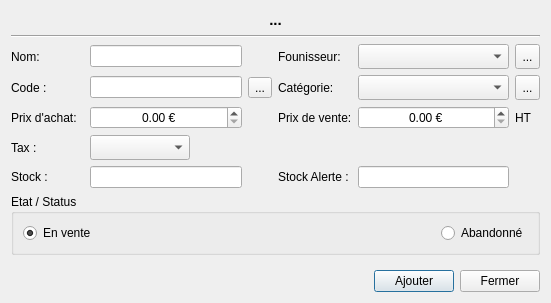
<?xml version="1.0" encoding="UTF-8"?>
<ui version="4.0">
 <class>DialogProduct</class>
 <widget class="QDialog" name="DialogProduct">
  <property name="geometry">
   <rect>
    <x>0</x>
    <y>0</y>
    <width>551</width>
    <height>303</height>
   </rect>
  </property>
  <property name="minimumSize">
   <size>
    <width>0</width>
    <height>0</height>
   </size>
  </property>
  <property name="windowTitle">
   <string>Produit</string>
  </property>
  <property name="windowIcon">
   <iconset resource="../ressources.qrc">
    <normaloff>:/app/products</normaloff>:/app/products</iconset>
  </property>
  <layout class="QVBoxLayout" name="verticalLayout_2">
   <item>
    <layout class="QVBoxLayout" name="verticalLayout">
     <item>
      <widget class="QLabel" name="labelTitle">
       <property name="font">
        <font>
         <pointsize>11</pointsize>
         <weight>75</weight>
         <bold>true</bold>
        </font>
       </property>
       <property name="text">
        <string>...</string>
       </property>
       <property name="alignment">
        <set>Qt::AlignCenter</set>
       </property>
       <property name="margin">
        <number>0</number>
       </property>
      </widget>
     </item>
     <item>
      <widget class="Line" name="line">
       <property name="orientation">
        <enum>Qt::Horizontal</enum>
       </property>
      </widget>
     </item>
     <item>
      <layout class="QGridLayout" name="gridLayout">
       <item row="1" column="6">
        <widget class="QToolButton" name="toolButton_editCategorie">
         <property name="minimumSize">
          <size>
           <width>25</width>
           <height>25</height>
          </size>
         </property>
         <property name="toolTip">
          <string>Editer les catégories</string>
         </property>
         <property name="text">
          <string>...</string>
         </property>
         <property name="icon">
          <iconset resource="../ressources.qrc">
           <normaloff>:/app/Edit</normaloff>:/app/Edit</iconset>
         </property>
        </widget>
       </item>
       <item row="2" column="4">
        <widget class="QLabel" name="label_3">
         <property name="text">
          <string>Prix de vente:</string>
         </property>
        </widget>
       </item>
       <item row="0" column="6">
        <widget class="QToolButton" name="toolButton_editProvider">
         <property name="minimumSize">
          <size>
           <width>25</width>
           <height>25</height>
          </size>
         </property>
         <property name="toolTip">
          <string>Editer les fournisseurs</string>
         </property>
         <property name="text">
          <string>...</string>
         </property>
         <property name="icon">
          <iconset resource="../ressources.qrc">
           <normaloff>:/app/Edit</normaloff>:/app/Edit</iconset>
         </property>
        </widget>
       </item>
       <item row="4" column="4">
        <widget class="QLabel" name="label_6">
         <property name="text">
          <string>Stock Alerte :</string>
         </property>
        </widget>
       </item>
       <item row="0" column="4">
        <widget class="QLabel" name="label_2">
         <property name="text">
          <string>Founisseur: </string>
         </property>
        </widget>
       </item>
       <item row="3" column="1">
        <widget class="QLabel" name="label_titletax">
         <property name="text">
          <string>Tax :</string>
         </property>
        </widget>
       </item>
       <item row="0" column="5">
        <widget class="QComboBox" name="comboBox_providers">
         <property name="minimumSize">
          <size>
           <width>100</width>
           <height>25</height>
          </size>
         </property>
         <property name="maximumSize">
          <size>
           <width>16777215</width>
           <height>16777215</height>
          </size>
         </property>
        </widget>
       </item>
       <item row="2" column="1">
        <widget class="QLabel" name="label_7">
         <property name="text">
          <string>Prix d'achat:  </string>
         </property>
        </widget>
       </item>
       <item row="3" column="2">
        <widget class="QComboBox" name="comboBox_tax">
         <property name="minimumSize">
          <size>
           <width>100</width>
           <height>25</height>
          </size>
         </property>
         <property name="maximumSize">
          <size>
           <width>100</width>
           <height>16777215</height>
          </size>
         </property>
        </widget>
       </item>
       <item row="2" column="6">
        <widget class="QLabel" name="label_tax">
         <property name="text">
          <string>HT</string>
         </property>
        </widget>
       </item>
       <item row="4" column="2">
        <widget class="QLineEdit" name="lineEdit_stock">
         <property name="minimumSize">
          <size>
           <width>100</width>
           <height>0</height>
          </size>
         </property>
         <property name="maximumSize">
          <size>
           <width>16777215</width>
           <height>16777215</height>
          </size>
         </property>
         <property name="inputMask">
          <string/>
         </property>
         <property name="text">
          <string/>
         </property>
         <property name="maxLength">
          <number>5</number>
         </property>
         <property name="alignment">
          <set>Qt::AlignCenter</set>
         </property>
        </widget>
       </item>
       <item row="1" column="2">
        <widget class="QLineEdit" name="lineEdit_code">
         <property name="minimumSize">
          <size>
           <width>100</width>
           <height>0</height>
          </size>
         </property>
         <property name="maximumSize">
          <size>
           <width>16777215</width>
           <height>16777215</height>
          </size>
         </property>
         <property name="maxLength">
          <number>64</number>
         </property>
        </widget>
       </item>
       <item row="0" column="1">
        <widget class="QLabel" name="label_9">
         <property name="text">
          <string>Nom: </string>
         </property>
        </widget>
       </item>
       <item row="2" column="5">
        <widget class="QDoubleSpinBox" name="doubleSpinBox_price">
         <property name="alignment">
          <set>Qt::AlignCenter</set>
         </property>
         <property name="suffix">
          <string> €</string>
         </property>
         <property name="maximum">
          <double>999999.000000000000000</double>
         </property>
        </widget>
       </item>
       <item row="2" column="2">
        <widget class="QDoubleSpinBox" name="doubleSpinBox_buyingPrice">
         <property name="alignment">
          <set>Qt::AlignCenter</set>
         </property>
         <property name="suffix">
          <string> €</string>
         </property>
         <property name="maximum">
          <double>999999.000000000000000</double>
         </property>
        </widget>
       </item>
       <item row="0" column="2">
        <widget class="QLineEdit" name="lineEdit_description">
         <property name="minimumSize">
          <size>
           <width>100</width>
           <height>0</height>
          </size>
         </property>
         <property name="maximumSize">
          <size>
           <width>16777215</width>
           <height>16777215</height>
          </size>
         </property>
         <property name="maxLength">
          <number>256</number>
         </property>
        </widget>
       </item>
       <item row="1" column="5">
        <widget class="QComboBox" name="comboBox_categories">
         <property name="minimumSize">
          <size>
           <width>100</width>
           <height>25</height>
          </size>
         </property>
         <property name="maximumSize">
          <size>
           <width>16777215</width>
           <height>16777215</height>
          </size>
         </property>
        </widget>
       </item>
       <item row="4" column="5">
        <widget class="QLineEdit" name="lineEdit_stockAlert">
         <property name="minimumSize">
          <size>
           <width>100</width>
           <height>0</height>
          </size>
         </property>
         <property name="maximumSize">
          <size>
           <width>16777215</width>
           <height>16777215</height>
          </size>
         </property>
         <property name="inputMask">
          <string/>
         </property>
         <property name="text">
          <string/>
         </property>
         <property name="maxLength">
          <number>5</number>
         </property>
         <property name="alignment">
          <set>Qt::AlignCenter</set>
         </property>
        </widget>
       </item>
       <item row="1" column="4">
        <widget class="QLabel" name="label_8">
         <property name="text">
          <string>Catégorie: </string>
         </property>
        </widget>
       </item>
       <item row="4" column="1">
        <widget class="QLabel" name="label_5">
         <property name="text">
          <string>Stock :</string>
         </property>
        </widget>
       </item>
       <item row="1" column="1">
        <widget class="QLabel" name="label">
         <property name="text">
          <string>Code :</string>
         </property>
        </widget>
       </item>
       <item row="1" column="3">
        <widget class="QToolButton" name="toolButton_autoCode">
         <property name="toolTip">
          <string>Générer un code</string>
         </property>
         <property name="text">
          <string>...</string>
         </property>
         <property name="icon">
          <iconset resource="../ressources.qrc">
           <normaloff>:/app/config</normaloff>:/app/config</iconset>
         </property>
        </widget>
       </item>
      </layout>
     </item>
     <item>
      <widget class="QGroupBox" name="groupBox">
       <property name="title">
        <string>Etat / Status</string>
       </property>
       <layout class="QHBoxLayout" name="horizontalLayout_3">
        <item>
         <layout class="QHBoxLayout" name="horizontalLayout">
          <item>
           <widget class="QRadioButton" name="radioButton_OK">
            <property name="text">
             <string>En vente</string>
            </property>
            <property name="icon">
             <iconset resource="../ressources.qrc">
              <normaloff>:/app/On</normaloff>:/app/On</iconset>
            </property>
            <property name="checked">
             <bool>true</bool>
            </property>
           </widget>
          </item>
          <item>
           <spacer name="horizontalSpacer">
            <property name="orientation">
             <enum>Qt::Horizontal</enum>
            </property>
            <property name="sizeHint" stdset="0">
             <size>
              <width>40</width>
              <height>20</height>
             </size>
            </property>
           </spacer>
          </item>
          <item>
           <widget class="QRadioButton" name="radioButton_Discontinued">
            <property name="text">
             <string>Abandonné</string>
            </property>
            <property name="icon">
             <iconset resource="../ressources.qrc">
              <normaloff>:/app/quit</normaloff>:/app/quit</iconset>
            </property>
           </widget>
          </item>
         </layout>
        </item>
       </layout>
      </widget>
     </item>
    </layout>
   </item>
   <item>
    <spacer name="verticalSpacer">
     <property name="orientation">
      <enum>Qt::Vertical</enum>
     </property>
     <property name="sizeHint" stdset="0">
      <size>
       <width>20</width>
       <height>40</height>
      </size>
     </property>
    </spacer>
   </item>
   <item>
    <layout class="QHBoxLayout" name="horizontalLayout_2">
     <item>
      <spacer name="horizontalSpacer_2">
       <property name="orientation">
        <enum>Qt::Horizontal</enum>
       </property>
       <property name="sizeHint" stdset="0">
        <size>
         <width>40</width>
         <height>20</height>
        </size>
       </property>
      </spacer>
     </item>
     <item>
      <widget class="QPushButton" name="pushButton_add_edit">
       <property name="text">
        <string>Ajouter</string>
       </property>
      </widget>
     </item>
     <item>
      <widget class="QPushButton" name="pushButton_close">
       <property name="text">
        <string>Fermer</string>
       </property>
       <property name="icon">
        <iconset resource="../ressources.qrc">
         <normaloff>:/app/quit</normaloff>:/app/quit</iconset>
       </property>
      </widget>
     </item>
    </layout>
   </item>
  </layout>
 </widget>
 <tabstops>
  <tabstop>radioButton_OK</tabstop>
  <tabstop>radioButton_Discontinued</tabstop>
  <tabstop>pushButton_add_edit</tabstop>
  <tabstop>pushButton_close</tabstop>
 </tabstops>
 <resources>
  <include location="../ressources.qrc"/>
 </resources>
 <connections/>
</ui>
